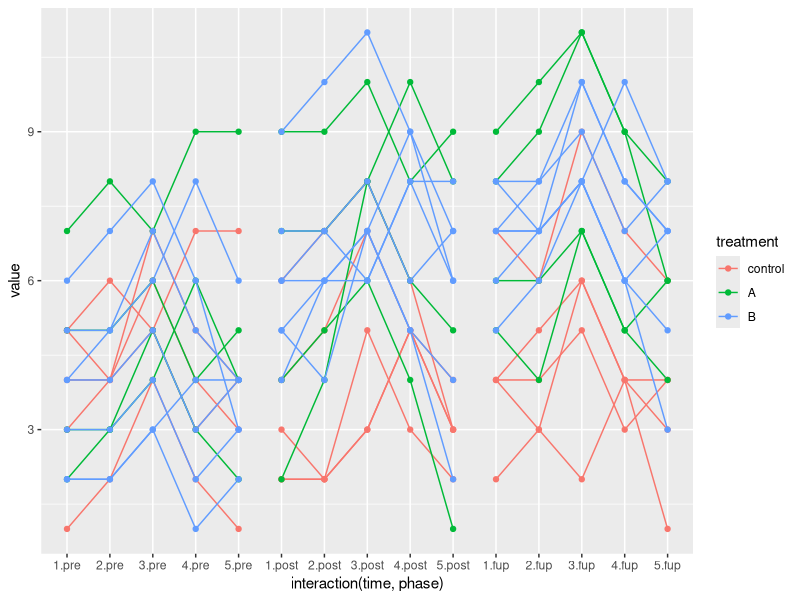

Write the R code that produced this figure.

library(dplyr)
library(ggplot2)
df <- carData::OBrienKaiser

df_long <- df %>%
  as_tibble() %>%
  tibble::rowid_to_column("id") %>%
  tidyr::gather("time", "value", -id, -treatment, -gender) %>%
  tidyr::separate(time, c("phase", "time")) %>%
  mutate(phase = factor(phase, c("pre", "post", "fup")))


ggplot(df_long) +
  aes(x = interaction(time, phase), y = value, color = treatment) +
  geom_line(aes(group = interaction(id, phase))) +
  geom_point()

#
